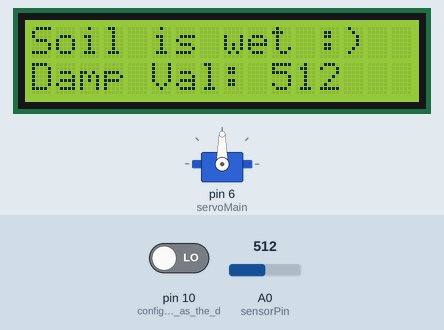
Recording of a sketch running on a simulated Arduino Uno, built with avr-gcc and run on an emulated ATmega328P. Shown: 16×2 character LCD, servo. The test bench sets the inputs (shaded band); at power-on: pin 10 (configure_pin_10_as_the_d) LOW, A0 (sensorPin) = 512. What the sketch prints to the serial monitor is not drawn.

Above: at 1.2 s.
1.3 s: pin 10 (configure_pin_10_as_the_d) driven HIGH
At 3.7 s:
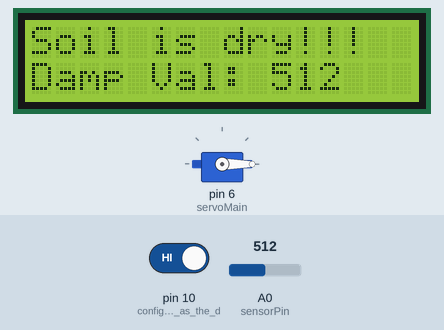
4.3 s: A0 (sensorPin) set to 716
At 7.2 s:
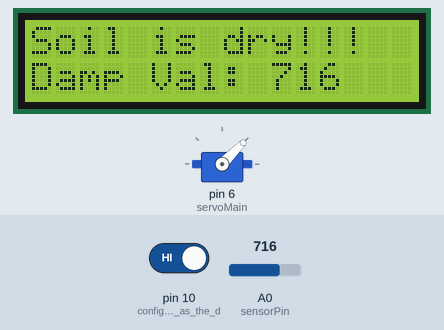
7.3 s: pin 10 (configure_pin_10_as_the_d) driven LOW
At 10.0 s:
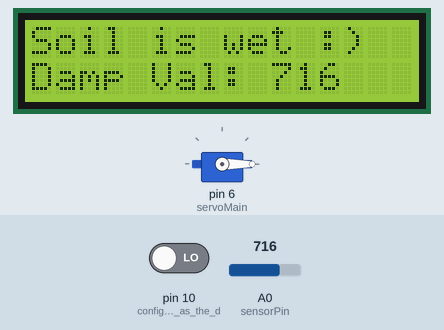
10.3 s: A0 (sensorPin) set to 900
At 10.9 s:
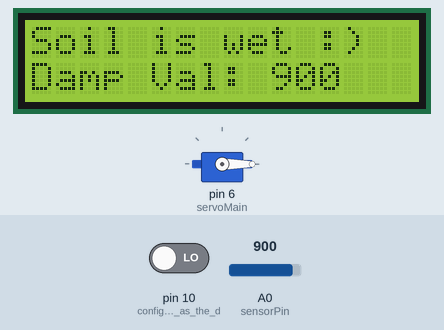
12.1 s: A0 (sensorPin) set to 983
At 12.8 s:
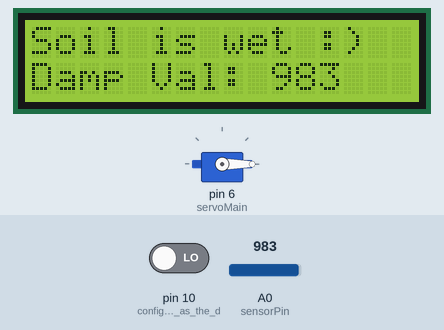
15.1 s: A0 (sensorPin) set to 1012
At 16.6 s:
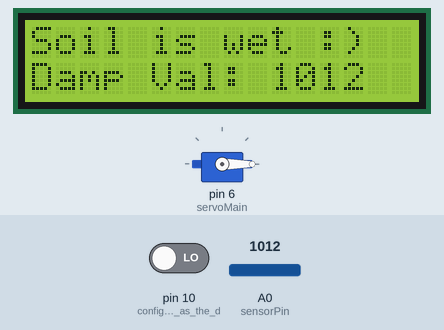
Timing chart, 0 to 17.6 s (numbered marks = the images above; inputs shaded):
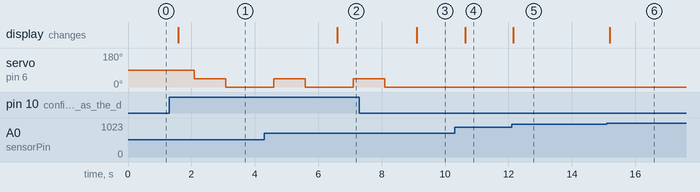

Measured:
- after the input at 1.3 s, servo on pin 6 (servoMain): 90° → 45° after 0.79 s, → 0° 1.0 s later; the display: changes after 0.29 s (image 1)
- after the input at 4.3 s, the display: changes after 2.3 s (image 2)
- after the input at 7.3 s, servo on pin 6 (servoMain): goes on until 8.1 s, then stays 0°; the display: changes after 1.8 s (image 3)
- after the input at 10.3 s, the display: changes after 0.33 s (image 4)
- after the input at 12.1 s, the display: changes after 0.05 s (image 5)
- after the input at 15.1 s, the display: changes after 0.09 s (image 6)

The sketch:

Main_Smart_plant-watering_system_v2.ino
```cpp
/*
  This project consists of a smart plant watering system, the system reads the dampness value and state of dampness from the soil dampness sensor. The modual for this sensor has a potentiometer that allows the user to change the point at which the sensor
  will read the state of the plant as wet or dry in the form of a logic 1 or 0. This data is then sent to the Arduino and passed to the LCD to be printed on its screen. If it is found that the dampness value is below the threshold for it being wet
  and thus the soil is dry, then the servo arm will turn releasing water much like a dam for a short period of time and then close again. The soil sensor is given sufficent time to read the state of the soil to avoid over saturating the plant.
  The state of the soil and dampness value is also printed on the screen. If the soil is found to be wet then the LCD screen will display this state and the dampness value. The servo will not turn as the soil is sufficently wet. The state of the soil is
  read at the start of each loop and can be adjusted to preserve power if needed.
  The code in this project that interacts with the serial monitor is used for both testing and monitioring purposes, which is why It has not been commented out.
*/

#include <LiquidCrystal.h>          // LCD Header File
#include <Servo.h>                  // Servo Header File
const int sensorPin = A0;           // define Analoge output pin as A0 for the Soil Dampness modual, this pin is the output voltage that is related to dampness of the soil
LiquidCrystal lcd(12,11,5,4,3,2);   // define LCD pins
Servo servoMain;                    // Define our Servo

void setup(){            // setup board I/O
//LCD
  lcd.begin(16,2);       // define lcd display type

//Moisture Sensor
  Serial.begin(9600);    // open a serial port at 9600 baud
  pinMode(10,INPUT);     // configure pin 10 as the digital output for the Soil Dampness modual, if the logic is 1 = wet, 0 = dry

//Servo Actuator
  servoMain.attach(6);   // Attaches the servo on digital pin 6 to the servo object
}

void loop(){
//Moisture Sensor
  int sensorVal = analogRead(sensorPin); // Defines Sensor value variable which is equal to the value read via the sensor pin A0
  Serial.print(" dampness value = "); // Prints a string to the serial monitor
  Serial.println( sensorVal); // Prints the sensor value variable = water content value, to the serial monitor and adds a new line
  int soilState = digitalRead(10); // Defines variable soilState as the value read at pin 10 to determine if the soil is wet or dry

//LCD
  lcd.clear();              // The LCD screen is cleared each loop to prevent any overlap or clipping of strings being printed on the LCD screen
  char b[5];                // declaring character array and length of the array
  String str;               // declaring string variable
  str=String(sensorVal);    // converting integer into a string, so that It can be printed to the LCD screen
  str.toCharArray(b,5);     // passing the value of the string to the character array
  lcd.setCursor(0,1);       // set the cursor to print at the start of the 2nd line
  lcd.print("Damp Val:");   // print string on lcd 2nd line

//Conditional statements

  if(soilState == HIGH) {           // If soilState variable is Logic 1 then carry out the folowing actions:
     Serial.print("Soil is dry");   // print string to the serial monitor
     lcd.setCursor(0,0);            // set to the cursor to print at the start of the 1st line
     lcd.print("Soil is dry!!!");   // print string on the lcd 1st line
     lcd.setCursor(10,1);           // set to cursor to print on 2nd line after the string 'Damp Val'
     lcd.print(b);                  // print String sensorVal variable on lcd 2nd line
     delay(500);                    // delay/wait 0.5 seconds

//Servo Function
                // The servo has a short delay to give the water enough time to flow into the plant and for the sensor to read the new value, this time period is also short enough so that the plant isn't over saturated with water.
    servoMain.write(45);  // Turn the Servo Left to 45 degrees
    delay(1000);          // wait 1 second
    servoMain.write(0);   // turn Servo Left to 0 degrees
    delay(1000);          // wait 1 second
  }
else {          // This else statement will carry out the following actions if the soils state is not high:
    Serial.print("soil is wet");    // print string to the serial monitor
    lcd.setCursor(0,0);             // set to the cursor to print at the start of the 1st line
    lcd.print("Soil is wet :)");    // print string on the lcd 1st line
    lcd.setCursor(10,1);            // set to cursor to print on 2nd line after the string 'Damp Val'
    lcd.print(b);                   // print String sensorVal variable on lcd 2nd line
    delay(500);                     // delay/wait 0.5 seconds
  }

}
```
